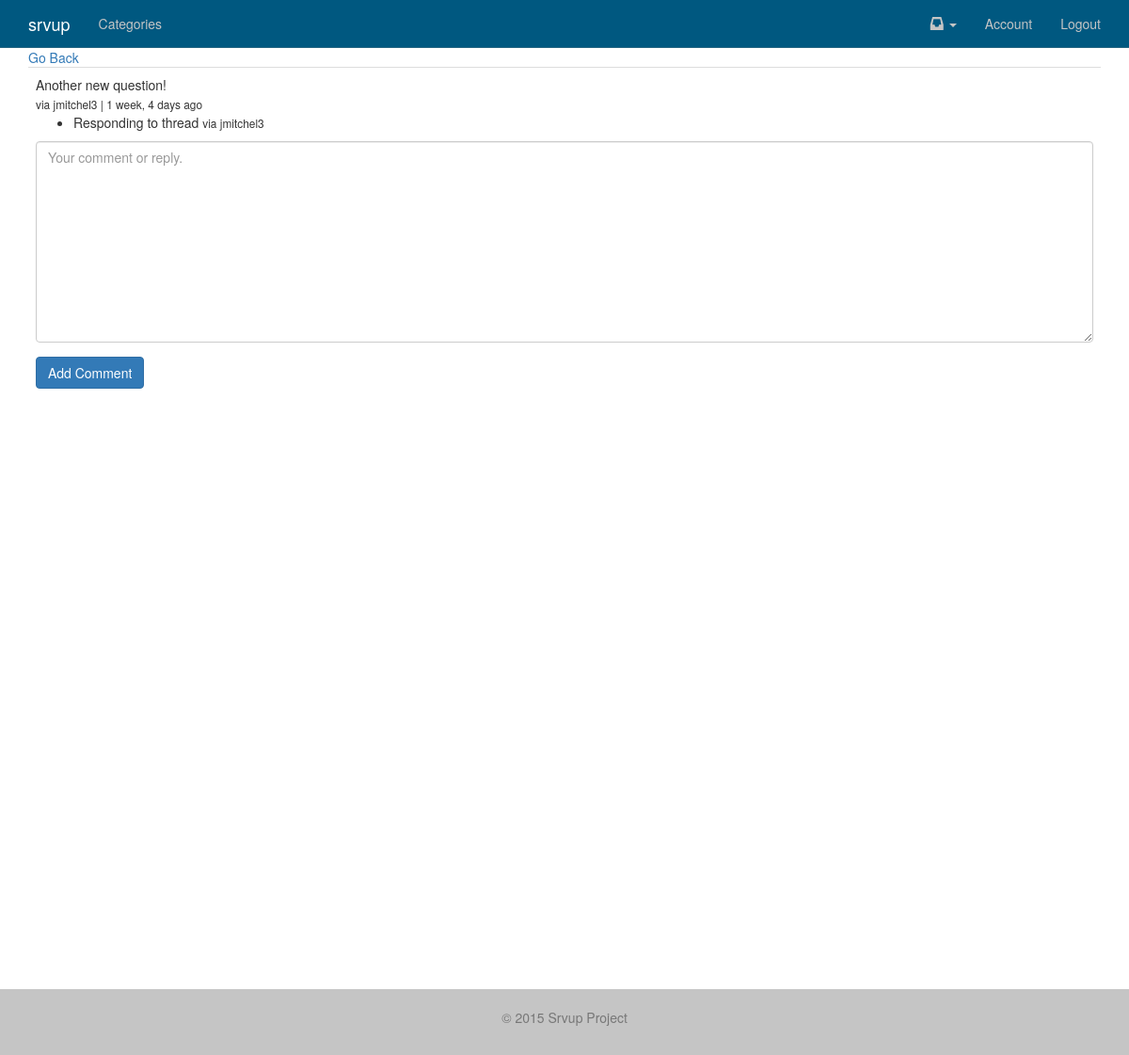
The page /comment/116 (signed in) on the database its author committed.
### comments/models.py (models this page shows, shortened)
class Comment(models.Model):
	user = models.ForeignKey(MyUser)
	parent = models.ForeignKey("self", null=True, blank=True)
	path = models.CharField(max_length=350)
	video = models.ForeignKey(Video, null=True, blank=True)
	text = models.TextField()
	updated = models.DateTimeField(auto_now=True, auto_now_add=False)
	timestamp = models.DateTimeField(auto_now=False, auto_now_add=True)
	active = models.BooleanField(default=True)
	objects = CommentManager()
	class Meta:
		ordering = ['-timestamp']
	@property
	def get_origin(self):
		return self.path
	@property
	def get_comment(self):
		return self.text
	@property
	def is_child(self):
		if self.parent is not None:
			return True
		else:
			return False
	def get_children(self):
		if self.is_child:
			return None
		else:
			return Comment.objects.filter(parent=self)

### accounts/models.py (models this page shows, shortened)
class MyUser(AbstractBaseUser):
	username = models.CharField(
	    max_length=255,
	    unique=True,
	)
	email = models.EmailField(
	    verbose_name='email address',
	    max_length=255,
	    unique=True,
	)
	first_name = models.CharField(
			max_length=120,
			null=True,
			blank=True,
			)
	last_name = models.CharField(
			max_length=120,
			null=True,
			blank=True,
			)
	is_member = models.BooleanField(default=False,
					verbose_name='Is Paid Member')
	is_active = models.BooleanField(default=True)
	is_admin = models.BooleanField(default=False)
	objects = MyUserManager()
	USERNAME_FIELD = 'username'
	REQUIRED_FIELDS = ['email']
	def get_full_name(self):
	    return "%s %s" %(self.first_name, self.last_name)
	def get_short_name(self):
	    return self.first_name
	def __unicode__(self):
	    return self.username
	def has_perm(self, perm, obj=None):
	    "Does the user have a specific permission?"
	    return True
	def has_module_perms(self, app_label):
	    "Does the user have permissions to view the app `app_label`?"
	    return True

### comments/views.py (the view)
# urls.py: url(r'^comment/(?P<id>\d+)$', 'comment_thread', name='comment_thread'),
@login_required
def comment_thread(request, id):
	comment = get_object_or_404(Comment, id=id)
	form = CommentForm()
	context = {
	"form": form,
	"comment": comment,
	}
	return render(request, "comments/comment_thread.html", context)

### comments/forms.py
class CommentForm(forms.Form):
	comment = forms.CharField(
		widget=forms.Textarea(attrs={"placeholder": "Your comment or reply."})
	)
	def __init__(self, data=None, files=None, **kwargs):
		super(CommentForm, self).__init__(data, files, kwargs)
		self.helper = FormHelper()
		self.helper.form_show_labels = False
		self.helper.add_input(Submit('submit', 'Add Comment', css_class='btn btn-primary',))

### comments/models.py (called while the page is built)
	def all(self):
		return super(CommentManager, self).filter(active=True).filter(parent=None)

### templates/comments/comment_thread.html (shortened to what this page needs)
{% extends "base.html" %}
{% load crispy_forms_tags %}
{% block content %}
<a href="{{ comment.get_origin }}">Go Back</a>
<table class='table'>
<tr><td>{{ comment.get_comment }}
<br/><small>via {{ comment.user }} | {{ comment.timestamp|timesince }} ago </small>
				{% if not comment.is_child %}
				<ul>
				{% for child in comment.get_children %}
				<li>{{ child.get_comment }}
				<small>via {{ child.user }}</small>
				</li>
				{% endfor %}
				</ul>
				<div>
				<form method="POST" action='{% url "comment_create" %}'>{% csrf_token %}
				{% crispy form form.helper %}
				</form>
				</div>
				{% endif %}
</td></tr>
</table>
{% endblock %}

### rows shown on the page
Comment: get_comment "Another new question!", user "jmitchel3", timestamp "1 week, 4 days"
Comment: get_comment "Responding to thread", user "jmitchel3"
